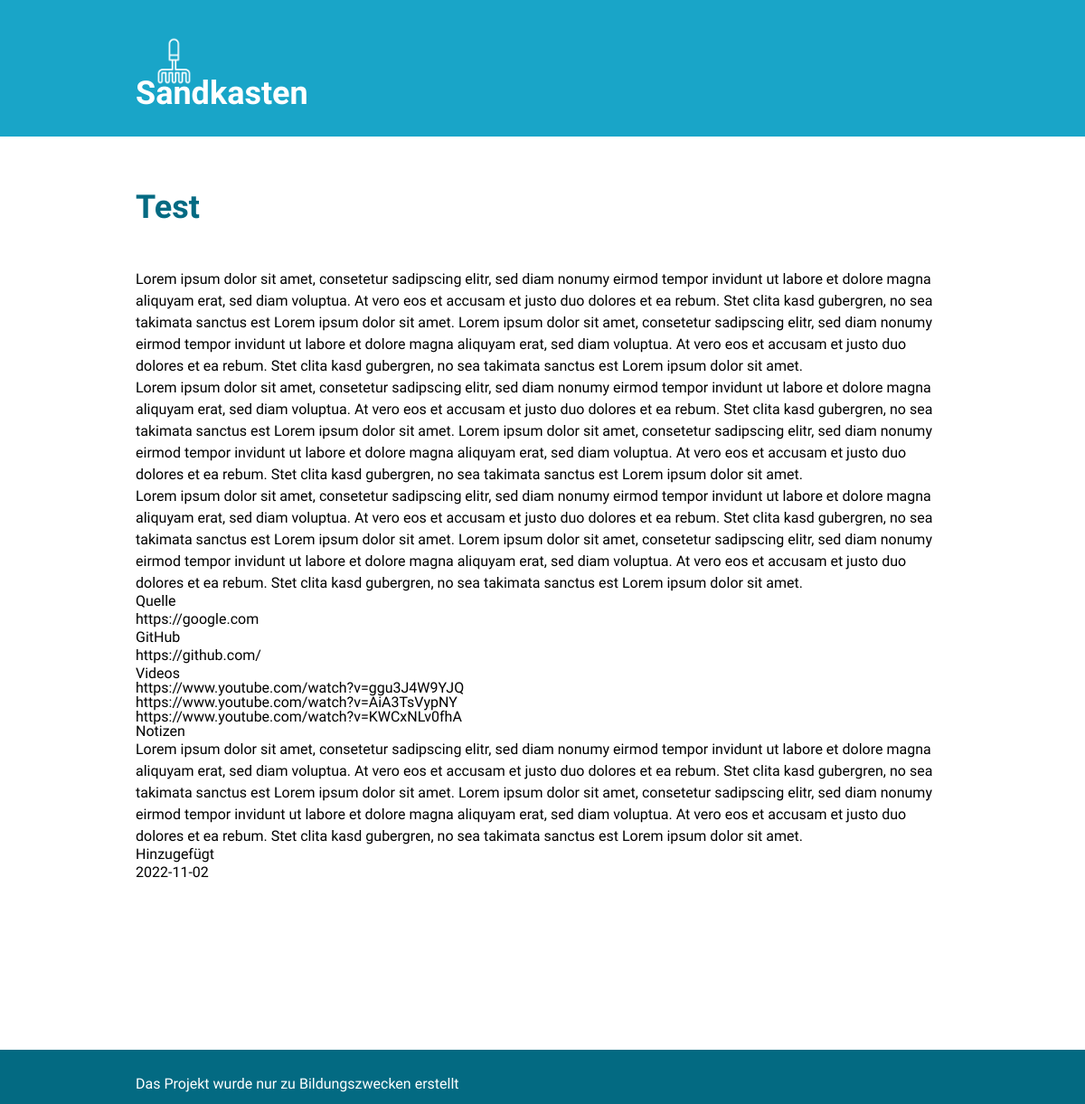
/projects/1, run on the app's committed database.
### sandkasten_package/models.py (models this page shows, shortened)
class Project(db.Model):
    id = db.Column(db.Integer, primary_key=True)
    title = db.Column(db.String(200), nullable=False)
    capture = db.Column(db.String(200), nullable=False)
    description_1 = db.Column(db.Text, nullable=False)
    description_2 = db.Column(db.Text, nullable=False)
    description_3 = db.Column(db.Text, nullable=False)
    source = db.Column(db.String(300), nullable=True)
    github = db.Column(db.String(300), nullable=True)
    video_1 = db.Column(db.String(300), nullable=True)
    video_2 = db.Column(db.String(300), nullable=True)
    video_3 = db.Column(db.String(300), nullable=True)
    notice = db.Column(db.Text, nullable=True)
    date = db.Column(db.DateTime, default=datetime.utcnow)

### sandkasten_package/routes.py (the view)
@app.route('/projects/<int:id>')
def project_page(id):
    project = Project.query.get(id)
    return render_template('project_page.html', project=project)

### sandkasten_package/routes.py (called while the page is built)
@app.after_request
def redirect_to_login(response):
    if response.status_code == 401:
        return redirect(url_for('login') + '?next' + request.url)
    return response

### sandkasten_package/templates/project_page.html (shortened to what this page needs)
{% extends 'base.html' %}
{% block body %}
<div class="content_body page_pattern">
    <h1 class="content_header">{{ project.title }}</h1>
    <div class="project_wrapper">
        <div class="project_item">
            <div class="project_item_body standart_text">
                {{ project.description_1 }}
            </div>
        </div>
        <div class="project_item">
            <div class="project_item_body standart_text">
                {{ project.description_2 }}
            </div>
        </div>
        <div class="project_item">
            <div class="project_item_body standart_text">
                {{ project.description_3 }}
            </div>
        </div>
        <div class="project_item">
            <div class="project_item_header">Quelle</div>
            <div class="project_item_body standart_text">
                {{ project.source }}
            </div>
        </div>
        <div class="project_item">
            <div class="project_item_header">GitHub</div>
            <div class="project_item_body standart_text">
                {{ project.github }}
            </div>
        </div>
        <div class="project_item">
            <div class="project_item_header">Videos</div>
            <div class="project_item_body">
                <div class="videos_wrapper">
                    <div class="video_item">{{ project.video_1}}</div>
                    <div class="video_item">{{ project.video_2}}</div>
                    <div class="video_item">{{ project.video_3}}</div>
                </div>
            </div>
        </div>
        <div class="project_item">
            <div class="project_item_header">Notizen</div>
            <div class="project_item_body standart_text">
                {{ project.notice }}
            </div>
        </div>
        <div class="project_item">
            <div class="project_item_header">Hinzugefügt</div>
            <div class="project_item_body standart_text">
                {{ project.date.date() }}
            </div>
        </div>
    </div>
</div>
{% endblock %}

### sandkasten_package/static/css/style.css (style rules this page uses)
body { font-family: 'Roboto Condensed', sans-serif; }
.page_pattern { width: 960px; margin: 0 auto; }
.content_header { font-size: 36px; font-weight: 700; color: #036A82; margin: 0 0 50px 0; }
.standart_text { font-size: 16px; line-height: 24px; }
.content_body { box-sizing: border-box; margin: 0 auto; padding: 60px 30px 120px 30px; }

### data on the page
Project: title "Test", description_1 "Lorem ipsum dolor sit amet, consetetur sadipscing elitr, sed diam nonumy eirmod tempor invidunt ut labore et dolore magna aliquyam erat, sed diam voluptua. At vero eos et accusam et justo duo dolores et ea rebum. Stet clita kasd gubergren, no sea takimata sanctus est Lorem ipsum dolor sit amet. Lorem ipsum dolor sit amet, consetetur sadipscing elitr, sed diam nonumy eirmod tempor invidunt ut labore et dolore magna aliquyam erat, sed diam voluptua. At vero eos et accusam et justo duo dolores et ea rebum. Stet clita kasd gubergren, no sea takimata sanctus est Lorem ipsum dolor sit amet.", description_2 "Lorem ipsum dolor sit amet, consetetur sadipscing elitr, sed diam nonumy eirmod tempor invidunt ut labore et dolore magna aliquyam erat, sed diam voluptua. At vero eos et accusam et justo duo dolores et ea rebum. Stet clita kasd gubergren, no sea takimata sanctus est Lorem ipsum dolor sit amet. Lorem ipsum dolor sit amet, consetetur sadipscing elitr, sed diam nonumy eirmod tempor invidunt ut labore et dolore magna aliquyam erat, sed diam voluptua. At vero eos et accusam et justo duo dolores et ea rebum. Stet clita kasd gubergren, no sea takimata sanctus est Lorem ipsum dolor sit amet.", description_3 "Lorem ipsum dolor sit amet, consetetur sadipscing elitr, sed diam nonumy eirmod tempor invidunt ut labore et dolore magna aliquyam erat, sed diam voluptua. At vero eos et accusam et justo duo dolores et ea rebum. Stet clita kasd gubergren, no sea takimata sanctus est Lorem ipsum dolor sit amet. Lorem ipsum dolor sit amet, consetetur sadipscing elitr, sed diam nonumy eirmod tempor invidunt ut labore et dolore magna aliquyam erat, sed diam voluptua. At vero eos et accusam et justo duo dolores et ea rebum. Stet clita kasd gubergren, no sea takimata sanctus est Lorem ipsum dolor sit amet.", source "https://google.com", github "https://github.com/", video_1 "https://www.youtube.com/watch?v=ggu3J4W9YJQ", video_2 "https://www.youtube.com/watch?v=AiA3TsVypNY", video_3 "https://www.youtube.com/watch?v=KWCxNLv0fhA", notice "Lorem ipsum dolor sit amet, consetetur sadipscing elitr, sed diam nonumy eirmod tempor invidunt ut labore et dolore magna aliquyam erat, sed diam voluptua. At vero eos et accusam et justo duo dolores et ea rebum. Stet clita kasd gubergren, no sea takimata sanctus est Lorem ipsum dolor sit amet. Lorem ipsum dolor sit amet, consetetur sadipscing elitr, sed diam nonumy eirmod tempor invidunt ut labore et dolore magna aliquyam erat, sed diam voluptua. At vero eos et accusam et justo duo dolores et ea rebum. Stet clita kasd gubergren, no sea takimata sanctus est Lorem ipsum dolor sit amet.", date "2022-11-02"
